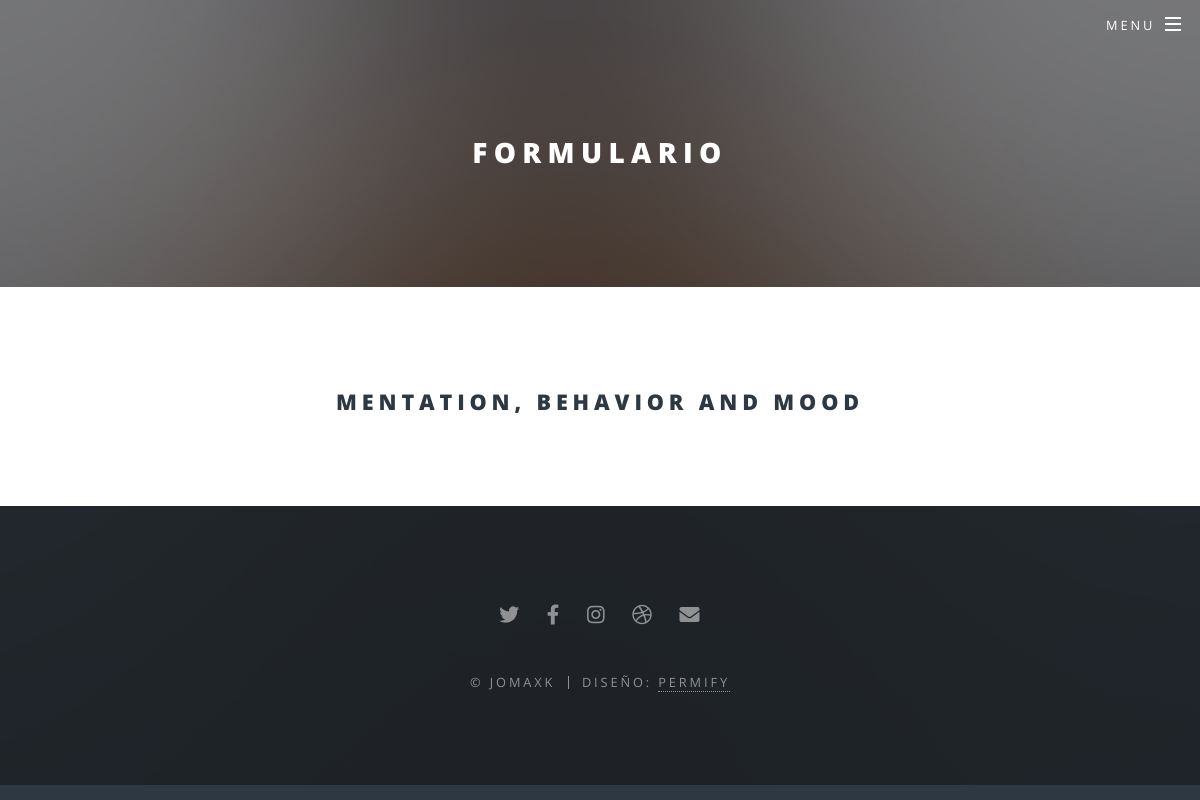
/formulario/, run on an earlier commit of the app's database.
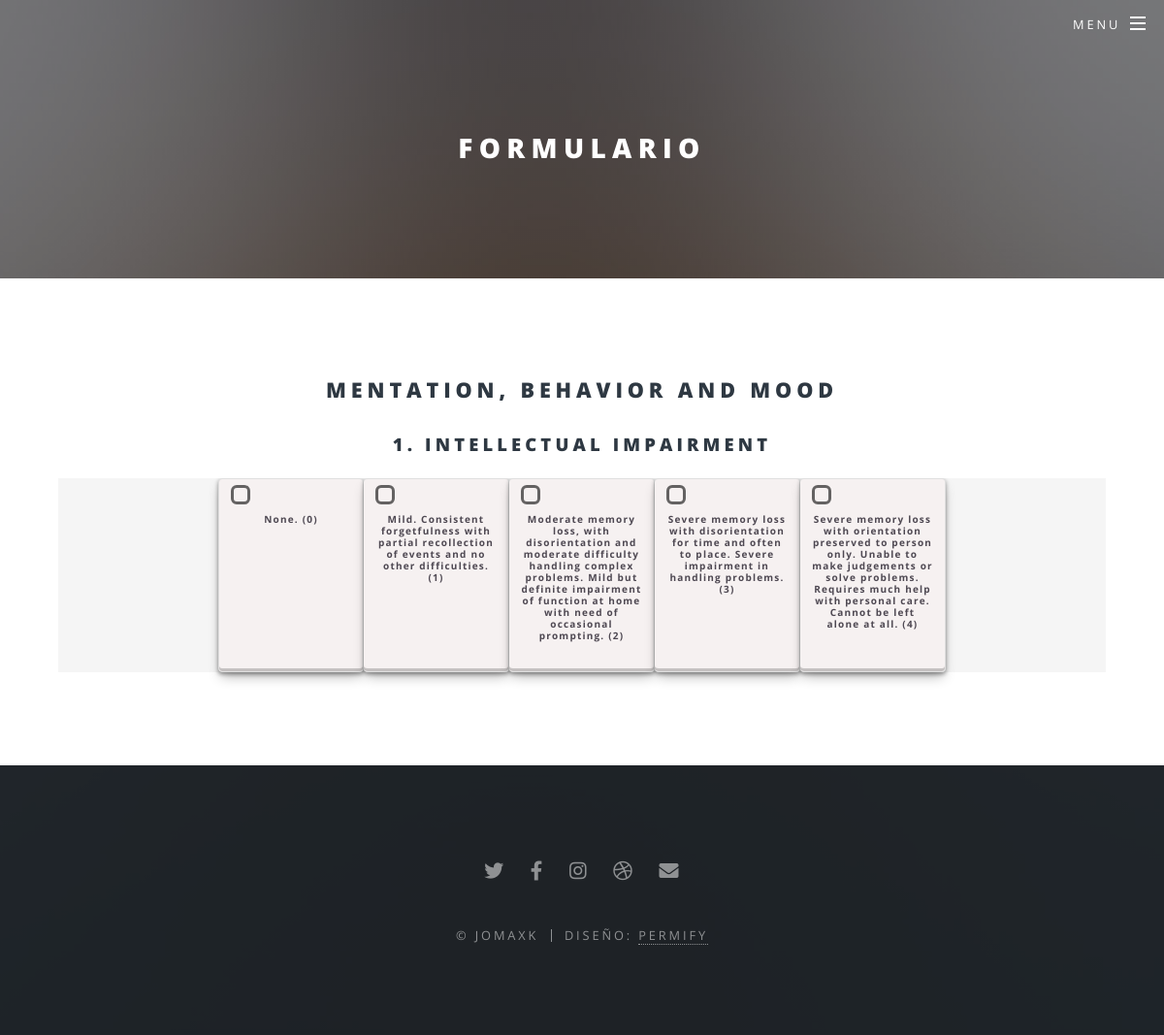
And on a later commit of the database.
### parkinson/models.py (models this page shows, shortened)
class CREACION_MODULO_MBM(models.Model):
    id_mbm=models.AutoField(primary_key=True)
    s_modulo=models.CharField(max_length=240,verbose_name="Subtitulo 1  del Modulo")
    nombre_check=models.CharField(max_length=240, verbose_name="Nombre de Modulo 0", default="")
    nombre_check1=models.CharField(max_length=240,verbose_name="Nombre de Modulo 1", default="")
    nombre_check2=models.CharField(max_length=240,verbose_name="Nombre de Modulo 2", default="")
    nombre_check3=models.CharField(max_length=240,verbose_name="Nombre de Modulo 3", default="")
    nombre_check4=models.CharField(max_length=240,verbose_name="Nombre de Modulo 4", default="")
    n_check=models.IntegerField(verbose_name="Numero de Checkbox")
    score_m=models.IntegerField(verbose_name="Score de Modulo")
    i_m=models.IntegerField(verbose_name="Interaccion de Modulo")
    class Meta:
        ordering = ['id_mbm']

### parkinson/views.py (the view)
# urls.py: path('formulario/', formulario ,  name="formulario"),
def formulario(request):
    creacionmodulo =  CREACION_MODULO_MBM.objects.filter().order_by('id_mbm')
    contexto=  {
        'creacionmodulos':creacionmodulo}
    return render(request,"formulario.html", contexto)

### parkinson/templates/formulario.html (shortened to what this page needs)
{% extends 'base.html' %}
{% load static %}
{% block contenido%}
	    <header id="header" class="alt">
			<nav id="nav">
				<ul>
					<li class="special">
						<a href="#menu" class="menuToggle"><span>Menu</span></a>
					</li>
				</ul>
			</nav>
		</header>
		<article id="main">
			<header>
				<h2>Formulario</h2>
			</header>
			<section class="wrapper style5" >
				<div class="inner">
					<h2 class="titulo" >MENTATION, BEHAVIOR AND MOOD</h2>
					{% for creacionmodulo in creacionmodulos  %}
					<div>
						<h3 class="subtitulo">
							{{creacionmodulo.s_modulo}}
						</h3>
						<div class="table-wrapper">
							<form method="post">
								<table class="alt">
									<tbody  class="subtitulo">
										<tr >
											<td class="btn btn-btn-custom" >
												<label  >
													<span class="checkbox"></span>
												</label>
												{{creacionmodulo.nombre_check}}
											</td>
											<td class="btn btn-btn-custom" >
												<label   >
													<span class="checkbox"></span>
												</label>
												{{creacionmodulo.nombre_check1}}
											</td>
											<td class="btn btn-btn-custom" >
												<label   >
													<span class="checkbox"></span>
												</label>
												{{creacionmodulo.nombre_check2}}
											</td>
											<td class="btn btn-btn-custom" >
												<label   >
													<span class="checkbox"></span>
												</label>
												{{creacionmodulo.nombre_check3}}
											</td>
											<td class="btn btn-btn-custom">
												<label  >
													<span class="checkbox"></span>
												</label>
												{{creacionmodulo.nombre_check4}}
											</td>
										</tr>
									</tbody>
								</table>
						    </form>
						</div>
					</div>
					{% endfor %}
				</div>
			</section>
		</article>
{%  endblock %}

What changed in the data, as far as the page shows it:
added CREACION_MODULO_MBM: s_modulo "1. INTELLECTUAL IMPAIRMENT", nombre_check "None. (0)", nombre_check1 "Mild. Consistent forgetfulness with partial recollection of events and no other difficulties. (1)", nombre_check2 "Moderate memory loss, with disorientation and moderate difficulty handling complex problems. Mild but definite impairment of function at home with need of occasional prompting. (2)", nombre_check3 "Severe memory loss with disorientation for time and often to place. Severe impairment in handling problems. (3)", nombre_check4 "Severe memory loss with orientation preserved to person only. Unable to make judgements or solve problems. Requires much help with personal care. Cannot be left alone at all. (4)"
